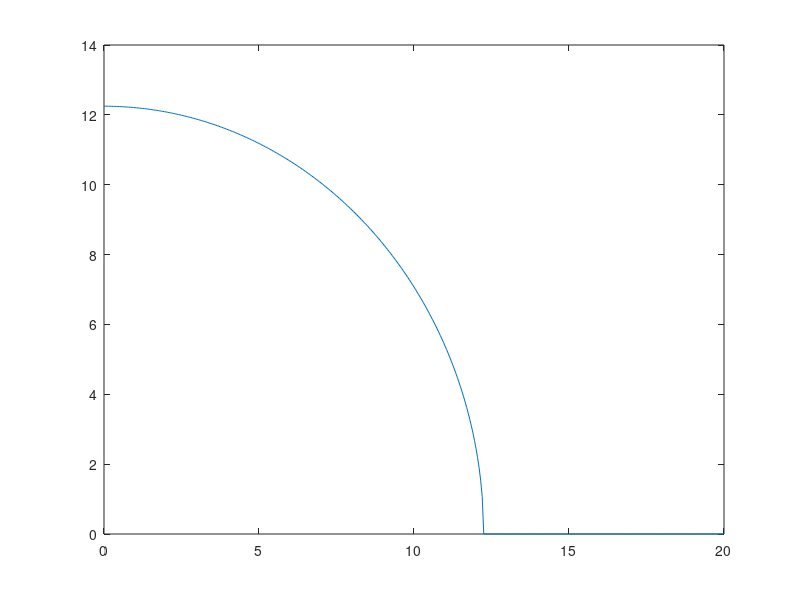

Write the MATLAB code that produced this figure.
% get the range of the L3 when link L1,L2 change
clear;close all;clc


% Position of base triangle
A=[5,0,0]';
B=[5*cosd(120),5*sind(120),0]';
C=[5*cosd(240),5*sind(240),0]';
O=[0,0,0];

xa=A(1);ya=A(2);za=A(3);
xb=B(1);yb=B(2);zb=B(3);
xc=C(1);yc=C(2);zc=C(3);



% set link motion
l1=10;
l2=0:0.05:20;
% l3_range=5:0.05:10;
l0=15/sqrt(3);



l3=((yc - ((xa - xb)*l0.^2 + xb*l1.^2 - xa*l2.^2)/(2*xa*yb - 2*xb*ya)).^2 + (xc + ((ya - yb)*l0.^2 + yb*l1.^2 - ya*l2.^2)/(2*xa*yb - 2*xb*ya)).^2 - ((xa - xb).*l0.^2 + xb.*l1.^2 - xa.*l2.^2).^2/(2*xa*yb - 2*xb*ya).^2 - ((ya - yb).*l0.^2 + yb.*l1.^2 - ya.*l2.^2).^2/(2*xa*yb - 2*xb*ya).^2 + l0.^2).^(1/2);

plot(l2,l3)
% 


